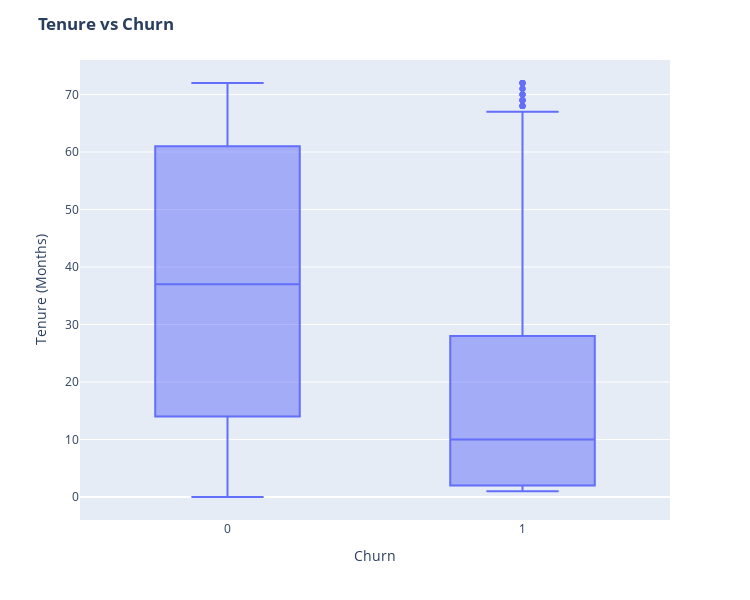

The notebook cell saved with this chart:
### Code cell
fig = px.box(data, x='Churn', y = 'tenure')

# Update yaxis properties
fig.update_yaxes(title_text='Tenure (Months)', row=1, col=1)
# Update xaxis properties
fig.update_xaxes(title_text='Churn', row=1, col=1)

# Update size and title
fig.update_layout(autosize=True, width=750, height=600,
    title_font=dict(size=25, family='Courier'),
    title='<b>Tenure vs Churn</b>',
)

fig.show()

### Figure 1 — Plotly figure (JSON) as saved in the notebook; plotly's stock layout.template omitted (floating-point values rounded to 4 significant figures; data arrays with more than 128 entries replaced by an {"elided": "..."} marker saying what was removed)
{"data": [{"alignmentgroup": "True", "hovertemplate": "Churn=%{x}<br>tenure=%{y}<extra></extra>", "legendgroup": "", "marker": {"color": "#636efa"}, "name": "", "notched": false, "offsetgroup": "", "orientation": "v", "showlegend": false, "type": "box", "x": {"elided": "5000 int values"}, "x0": " ", "xaxis": "x", "y": {"elided": "5000 int values"}, "y0": " ", "yaxis": "y"}], "layout": {"autosize": true, "boxmode": "group", "height": 600, "legend": {"tracegroupgap": 0}, "margin": {"t": 60}, "title": {"text": "<b>Tenure vs Churn</b>"}, "width": 750, "xaxis": {"anchor": "y", "domain": [0, 1], "title": {"text": "Churn"}}, "yaxis": {"anchor": "x", "domain": [0, 1], "title": {"text": "Tenure (Months)"}}}}
